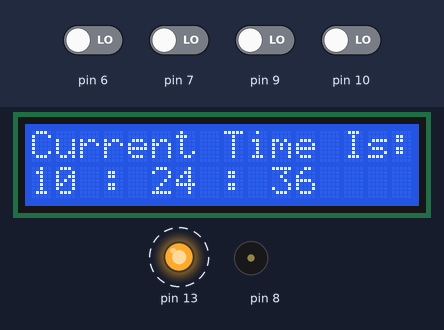
This sketch was run on a simulated Arduino Uno, built with avr-gcc and run on an emulated ATmega328P. On the bench: 16×2 character LCD, output pins drawn as LEDs (lit = HIGH), buzzer (waves = sounding). Dashed ring = blinking. The inputs (shaded band) are chosen by the test bench; at power-on: pin 6, pin 7, pin 9, pin 10 LOW. The local clock reads 2024-03-15 10:24:30 at power-on unless the sketch sets it.

Above: at 6.6 s.
6.7 s: pin 6 driven HIGH
At 6.97 s:
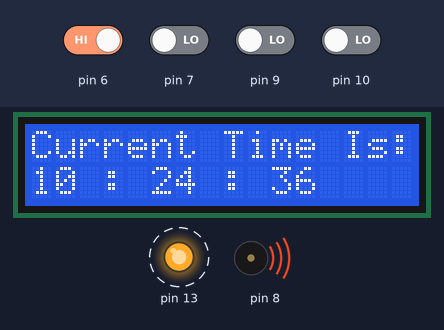
At 7.57 s:
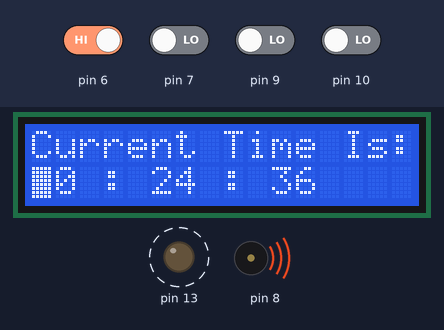
Timing chart, 0 to 14.9 s (numbered marks = the images above; inputs shaded):
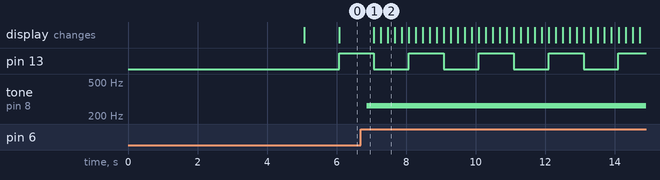

Measured:
- after the input at 6.7 s, tone on pin 8: silent → 262 Hz after 0.17 s
- by itself, pin 13: alternates HIGH for 1.0 s and LOW for 1.0 s

The sketch:

sketch_jan24a.ino
```cpp
#include <Wire.h>
#include <RTClib.h>
#include <LiquidCrystal.h>

#define SECOND_PERIOD 1000
#define MINUTE_PERIOD 60
#define HOUR_PERIOD   60
#define DAY_PERIOD    24

#define NOTE_C4  262

#define MODE_KEY    1
#define POS_KEY     2
#define EDT_KEY     3
#define OK_KEY      4

#define KEY_READ_INTERVAL 200

#define NORMAL_MODE   0
#define EDIT_MODE     1

LiquidCrystal lcd(12, 11, 5, 4, 3, 2);
RTC_DS1307 rtc;

unsigned long CurrentMillis = 0;
unsigned long StartMillis = 0;
unsigned long KeyMillis = 0;

unsigned char Hour = 0;
unsigned char Minute = 0;
unsigned char Second = 0;

unsigned char tmpHour = 0;
unsigned char tmpMinute = 0;
unsigned char tmpSecond = 0;

bool ToggleVal = LOW;

int Mode;
int Xpos;
int KeyVal = -1;

void setup()
{
  Wire.begin();
  rtc.begin();

  if (!rtc.isrunning()) {
    rtc.adjust(DateTime(F(__DATE__), F(__TIME__)));
  }

  InitializeLCD();
  InitializeKeys();
  InitializeGlobalVars();

  StartMillis = millis();
}

void loop()
{
  CurrentMillis = millis();
  if ((CurrentMillis - StartMillis) >= SECOND_PERIOD)
  {
    StartMillis = CurrentMillis;

    UpdateTime();

    ToggleVal ^= HIGH;
    digitalWrite(13, ToggleVal);

    if (Mode == NORMAL_MODE)
    {
      ShowTime();
    }
  }

  if ((CurrentMillis - KeyMillis) >= KEY_READ_INTERVAL)
  {
    KeyMillis = CurrentMillis;
    ReadKey();
  }
}

void InitializeGlobalVars(void)
{
  CurrentMillis = 0;
  StartMillis = 0;
  KeyMillis = 0;

  DateTime now = rtc.now();
  Hour = now.hour();
  Minute = now.minute();
  Second = now.second();

  tmpHour = 0;
  tmpMinute = 0;
  tmpSecond = 0;

  Mode = NORMAL_MODE;
  Xpos = 0;
  KeyVal = -1;
}

void InitializeLCD(void)
{
  lcd.begin(16, 2);
  lcd.setCursor(0, 0);
  lcd.print("EMBEDDED SYSTEM");
  lcd.setCursor(0, 1);
  lcd.print("REAL TIME CLOCK");
  delay(5000);
  lcd.clear();
  lcd.setCursor(0, 0);
  lcd.print("Current Time Is:");
}

void ShowTime(void)
{
  lcd.setCursor(0, 1);
  lcd.print("                ");
  lcd.setCursor(0, 1);
  lcd.print(Hour);
  lcd.setCursor(3, 1);
  lcd.print(':');
  lcd.setCursor(5, 1);
  lcd.print(Minute);
  lcd.setCursor(8, 1);
  lcd.print(':');
  lcd.setCursor(10, 1);
  lcd.print(Second);
}

void ShowDummyTime()
{
  lcd.noBlink();
  lcd.setCursor(0, 1);
  lcd.print("                ");
  lcd.setCursor(0, 1);
  lcd.print(tmpHour);
  lcd.setCursor(3, 1);
  lcd.print(':');
  lcd.setCursor(5, 1);
  lcd.print(tmpMinute);
  lcd.setCursor(8, 1);
  lcd.print(':');
  lcd.setCursor(10, 1);
  lcd.print(tmpSecond);
  lcd.blink();
  switch (Xpos)
  {
    case 0: lcd.setCursor(0, 1); break;
    case 1: lcd.setCursor(5, 1); break;
    case 2: lcd.setCursor(10, 1); break;
  }
}

void UpdateTime(void)
{
  DateTime now = rtc.now();
  Hour = now.hour();
  Minute = now.minute();
  Second = now.second();
}

void SoundBuzzer(void)
{
  tone(8, NOTE_C4, 200);
  delay(200);
}

void InitializeKeys(void)
{
  pinMode(6, INPUT);
  pinMode(7, INPUT);
  pinMode(9, INPUT);
  pinMode(10, INPUT);

  pinMode(13, OUTPUT);
}

void ReadKey(void)
{
  if (digitalRead(6) == HIGH)
  {
    KeyVal = MODE_KEY;
  }
  else if (digitalRead(7) == HIGH)
  {
    KeyVal = POS_KEY;
  }
  else if (digitalRead(9) == HIGH)
  {
    KeyVal = EDT_KEY;
  }
  else if (digitalRead(10) == HIGH)
  {
    KeyVal = OK_KEY;
  }
  else
  {
    KeyVal = -1;
  }

  if (KeyVal != -1)
  {
    SoundBuzzer();
  }
  ProcessKey();
}

void ProcessKey(void)
{
  switch (KeyVal)
  {
    case MODE_KEY: ModeKeyTask(); break;
    case POS_KEY: PosKeyTask(); break;
    case EDT_KEY: EditKeyTask(); break;
    case OK_KEY: OkKeyTask(); break;
  }
  KeyVal = -1;
}

void ModeKeyTask(void)
{
  Xpos = 0;
  lcd.setCursor(0, 1);

  if (Mode == NORMAL_MODE)
  {
    Mode = EDIT_MODE;
    lcd.blink();
    tmpHour = Hour;
    tmpMinute = Minute;
    tmpSecond = Second;
  }
  else
  {
    Mode = NORMAL_MODE;
    lcd.noBlink();
  }
}

void PosKeyTask(void)
{
  if (Mode == EDIT_MODE)
  {
    Xpos++;
    if (Xpos > 2)
    {
      Xpos = 0;
    }
    switch (Xpos)
    {
      case 0: lcd.setCursor(0, 1); break;
      case 1: lcd.setCursor(5, 1); break;
      case 2: lcd.setCursor(10, 1); break;
    }
  }
}

void EditKeyTask(void)
{
  if (Mode == EDIT_MODE)
  {
    switch (Xpos)
    {
      case 0:
        lcd.print("  ");
        lcd.setCursor(0, 1);
        tmpHour++;
        if (tmpHour > 23)
        {
          tmpHour = 0;
        }
        break;
      case 1:
        lcd.print("  ");
        lcd.setCursor(5, 1);
        tmpMinute++;
        if (tmpMinute > 59)
        {
          tmpMinute = 0;
        }
        break;
      case 2:
        lcd.print("  ");
        lcd.setCursor(10, 1);
        tmpSecond++;
        if (tmpSecond > 59)
        {
          tmpSecond = 0;
        }
        break;
    }
    ShowDummyTime();
  }
}

void OkKeyTask(void)
{
  if (Mode == EDIT_MODE)
  {
    rtc.adjust(DateTime(2023, 1, 1, tmpHour, tmpMinute, tmpSecond));
    Xpos = 0;
    lcd.setCursor(0, 1);
    Mode = NORMAL_MODE;
    lcd.noBlink();
  }
}
```
